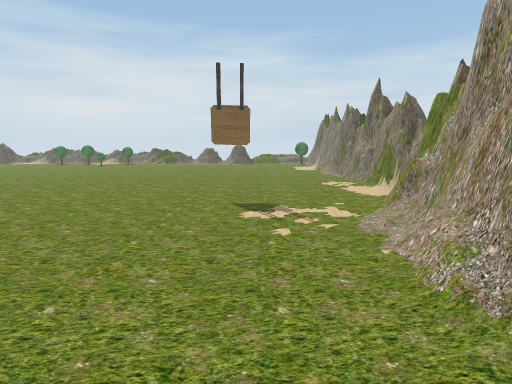
[1] (above)

24 first-person views from a walk through a 3-D level made in the Unity game engine. The camera is 1.4 m above the floor, tilts 8° down and sees 75° across. The floor is counted in squares, 1 m on a side. Each view is taken from the middle of a square. On the plan, view 1 faces up. The plan holds only what a view shows up to about 15 squares ahead; the rest is blank. Some trees and plants on the terrain are drawn as simple stand-ins. The player is left out.

[2]
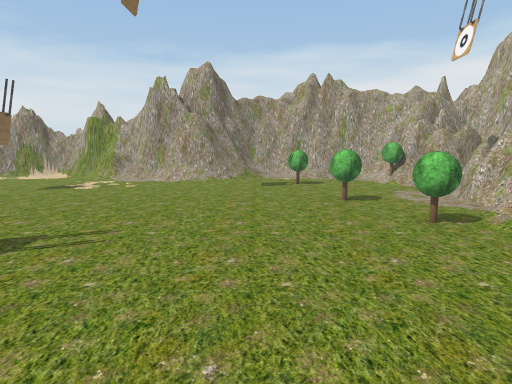

[3]
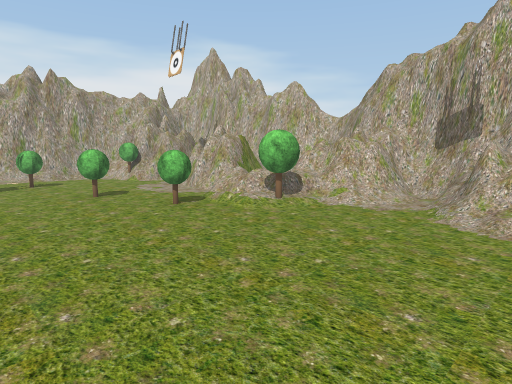

[4]
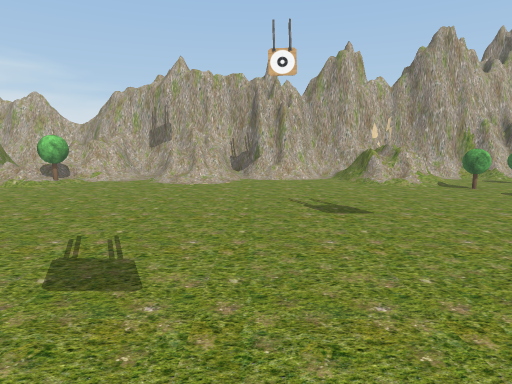

[5]
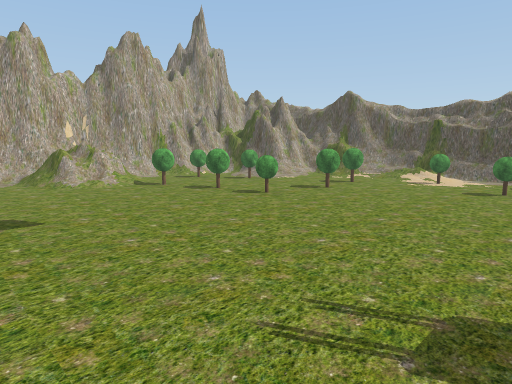

[6]
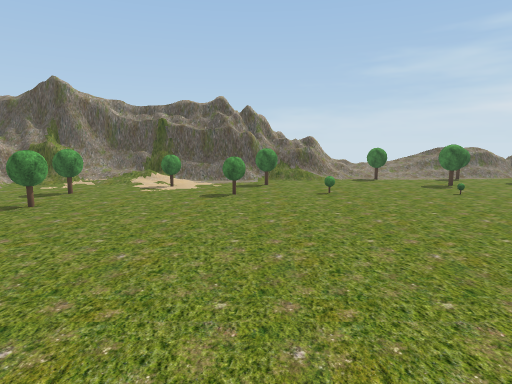

[7]
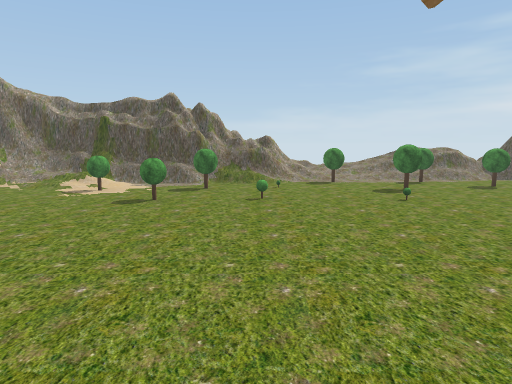

[8]
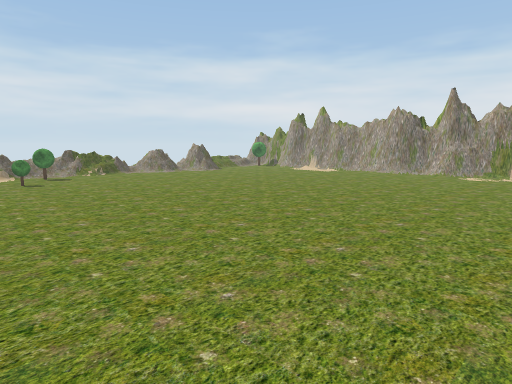

[9]
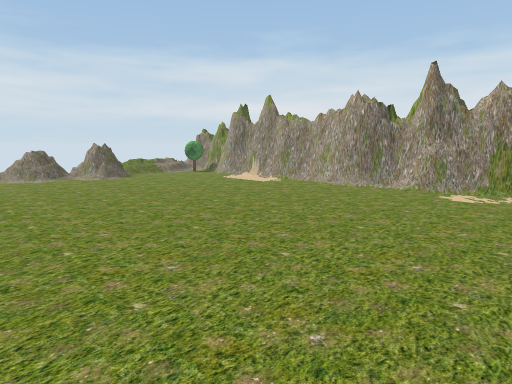

[10]
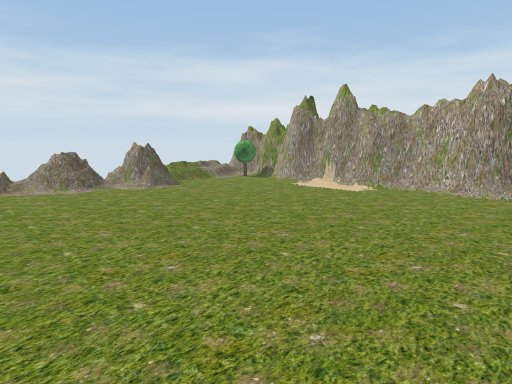

[11]
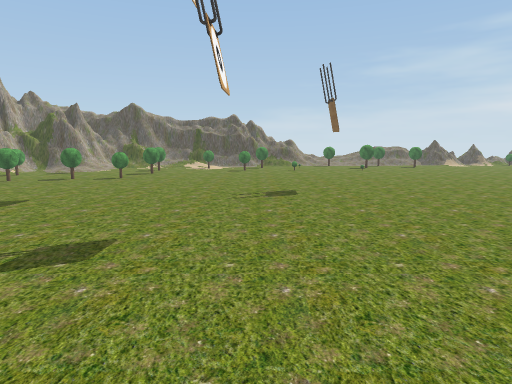

[12]
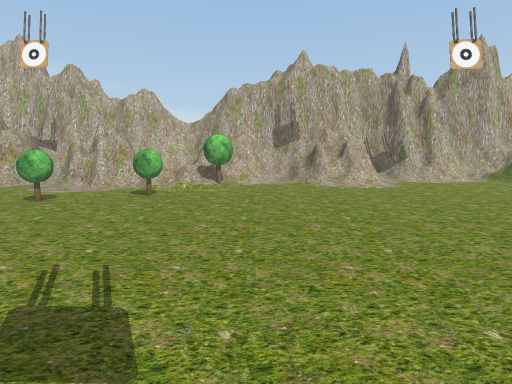

[13]
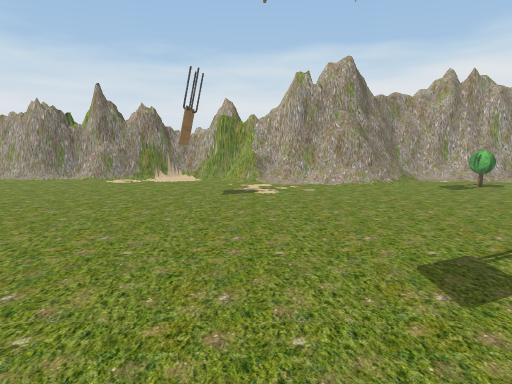

[14]
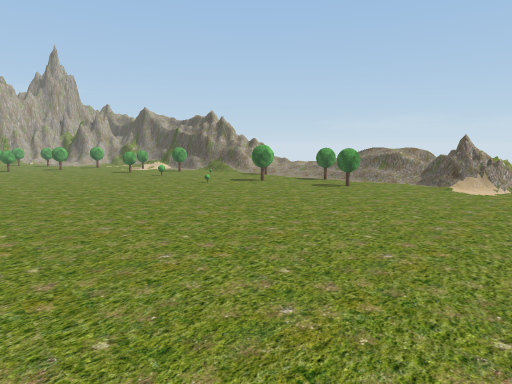

[15]
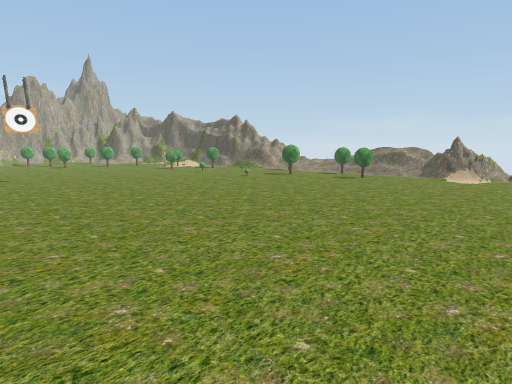

[16]
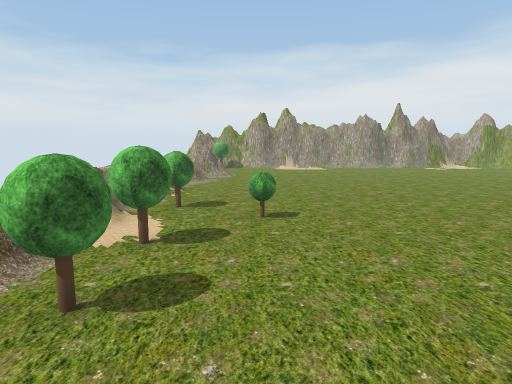

[17]
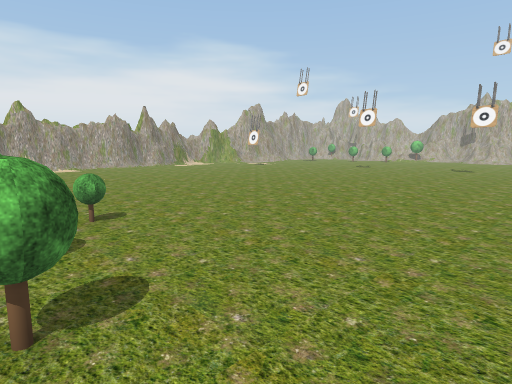

[18]
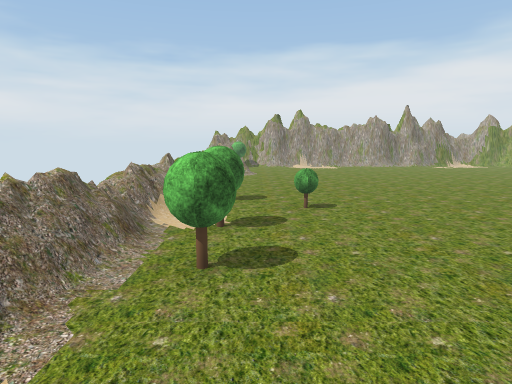

[19]
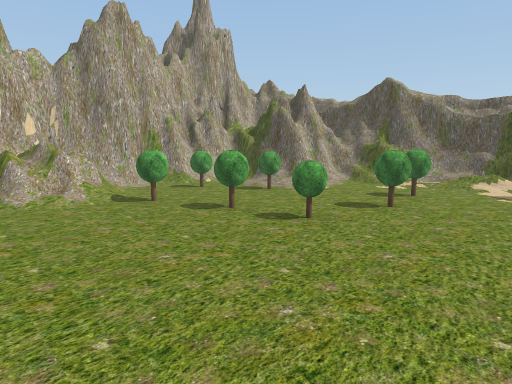

[20]
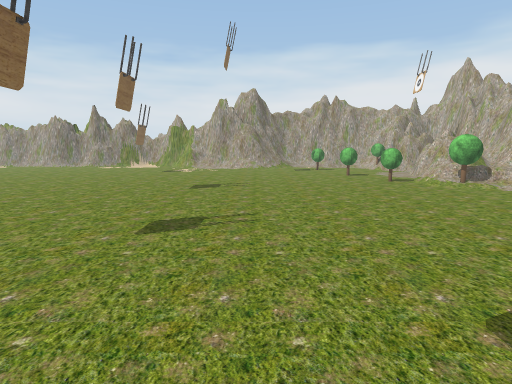

[21]
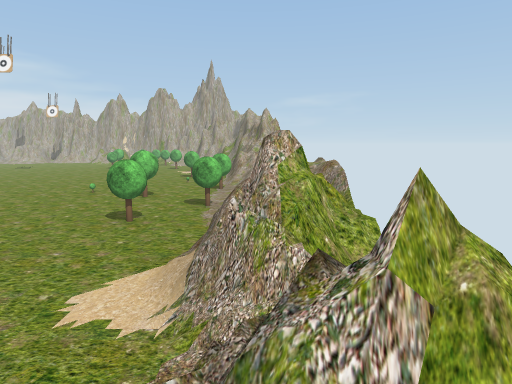

[22]
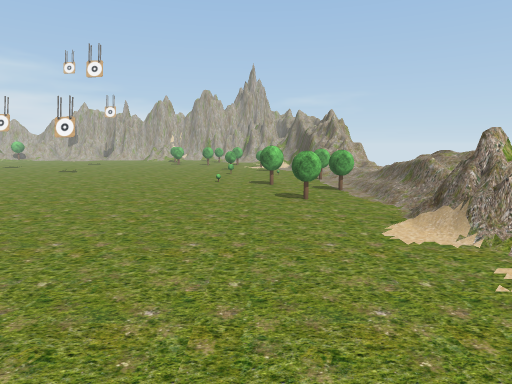

[23]
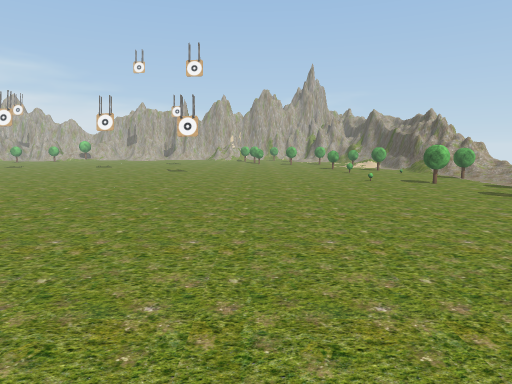

[24]
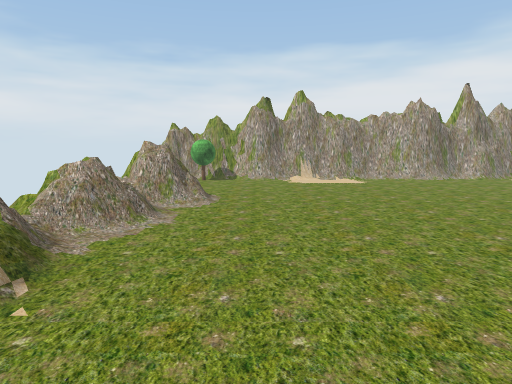

### Floor plan
Key: @ floor where view 1 was taken; # wall or solid block; x gap in a wall; . main floor; : floor 0.25 m higher than the main floor; + floor 0.5 m higher than the main floor; * floor 0.75 m higher than the main floor; / step, stairs or slope; = window, fence, low wall or low ledge; ^ raised ledge; O other object.
Columns run from 33 left of view 1 to 5 right of it. Each row starts with its distance up from view 1.
 27                   ==O=****==/=        #
 26      /     .      ==O.+::===/==#=///O=#
 25                 ...O.O..O......#=...O##
 24  / ..... ....... ..O.O...............##
 23 =^/...................O..............#
 22  x...................................#
 21 ^=/..................................#
 20 ##/..................................#
 19 *=...................................#
 18 /=...................................#
 17 /=..O................................#
 16 //...................................#
 15 //O..................................#
 14 //..OO...............................#
 13 //....O..............................#
 12 //O..................................##
 11 ///..................................##
 10 ===.O.................................#
  9 =#=...O.........................OO...##
  8 =#=..................................#
  7  ##.O...............................=#
  6  ##...O.............................##
  5   #.................................#
  4   #/.O.............................=#
  3   #//..............................=##
  2   #//.O..O.........................=##
  1   #/..O....O......................../#
  0   #=/............................@...#
 -1   #^=......O...................O..O..#
 -2   ##=/ .O...................O.......=#
 -3   ####=/....O............../........=#
 -4      ##..OO..///..........OO//....O###
 -5      ##.....==#=.....///.//*+/###.###
 -6       ####..==#=.==//===.==^  ### #
 -7         ####= ===###=###.#^^  ## =#
 -8            ###############^   #####
 -9                         ########

Where each view was taken, in squares from view 1:
view 1: 0 up, 0 right, facing up
view 2: 1 up, 11 left, facing right
view 3: 2 up, 12 left, facing down-right
view 4: 8 up, 14 left, facing down
view 5: 8 up, 15 left, facing down-left
view 6: 7 up, 17 left, facing left
view 7: 9 up, 18 left, facing left
view 8: 9 up, 13 left, facing up-right
view 9: 10 up, 7 left, facing up-right
view 10: 14 up, 7 left, facing up-right
view 11: 7 up, 8 left, facing left
view 12: 7 up, 8 left, facing down
view 13: 7 up, 10 left, facing right
view 14: 23 up, 19 left, facing down-left
view 15: 24 up, 16 left, facing down-left
view 16: 23 up, 17 left, facing right
view 17: 25 up, 17 left, facing down-right
view 18: 24 up, 18 left, facing right
view 19: 5 up, 17 left, facing down-left
view 20: 3 up, 18 left, facing right
view 21: 24 up, 32 left, facing down
view 22: 26 up, 28 left, facing down
view 23: 26 up, 22 left, facing down
view 24: 23 up, 10 left, facing right
